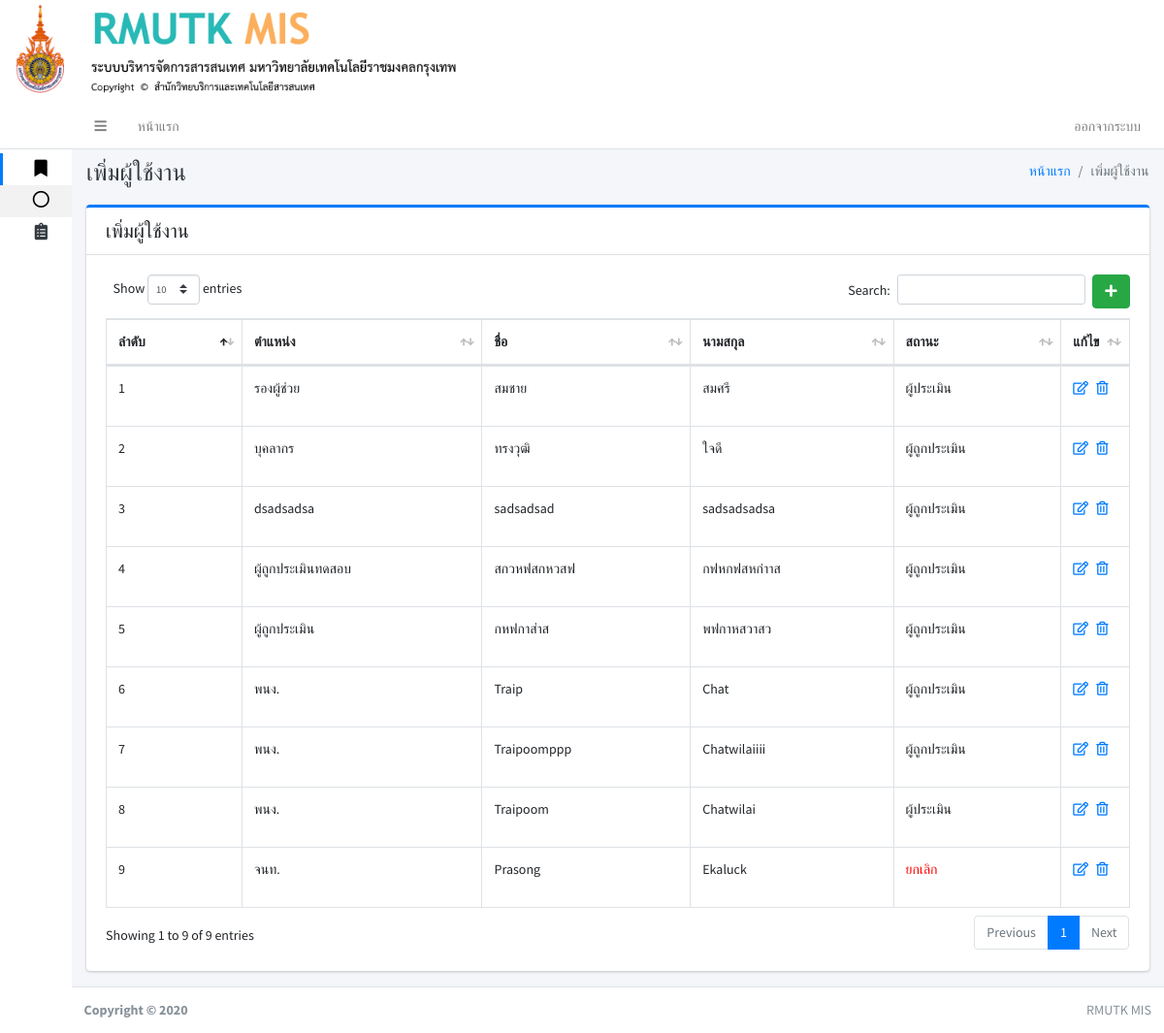
The page /index.php?pa8 (signed in) on the database its author committed.
### tables this page shows
CREATE TABLE `user` (
  `user_id` int(11) NOT NULL,
  `first_name` varchar(150) NOT NULL,
  `last_name` varchar(150) NOT NULL,
  `username` varchar(150) NOT NULL,
  `password` varchar(150) NOT NULL,
  `user_tumn` varchar(250) NOT NULL,
  `user_kana_id` int(11) NOT NULL,
  `user_saka_id` int(11) NOT NULL,
  `user_head` int(11) NOT NULL,
  `user_status` int(11) NOT NULL
);

### page/pa8_user.php (the view, shortened to what this page needs)
 <div class="content-header">
     <div class="container-fluid">
         <div class="row mb-2">
             <div class="col-sm-6">
                 <h1 class="m-0 text-dark">เพิ่มผู้ใช้งาน</h1>
             </div>
             <div class="col-sm-6">
                 <ol class="breadcrumb float-sm-right">
                     <li class="breadcrumb-item"><a href="#">หน้าแรก</a></li>
                     <li class="breadcrumb-item active">เพิ่มผู้ใช้งาน</li>
                 </ol>
             </div>
         </div>
     </div>
 </div>
 <div class="content">
     <div class="container-fluid">
         <div class="row">
             <div class="col-lg-12">
                 <div class="card card-primary card-outline ">
                     <div class="card-header noprint">
                         <h5 class="m-0">เพิ่มผู้ใช้งาน</h5>
                     </div>
                     <div class="card-body">
                         <?php if (isset($_GET['add'])||isset($_GET['edit_user'])): ?>
                         <?php else: ?>
                         <a href="./index.php?pa8&add" class="btn btn-success float-right"><i
                                 class="fas fa-plus"></i></a>
                         <?php endif ?>
                         <?php if (isset($_GET['add'])): ?>
                         <?php
    function Show_kana($conn){
        $sqlkana=" SELECT * FROM kana ";
        $qrykana = mysqli_query($conn,$sqlkana);
echo "<option selected>เลือกคณะ</option>";
        while ($rowkana = $qrykana->fetch_array()) {
                 echo "<option value='".$rowkana['kana_id']."'>".$rowkana['kana_detail']."</option>";
        }
    }
    function Show_saka($conn){
        $sqlsaka=" SELECT * FROM saka ";
        $qrysaka = mysqli_query($conn,$sqlsaka);
     echo "<option selected>เลือกสาขาวิชา/หลักสูตร</option>";
        while ($rowsaka = $qrysaka->fetch_array()) {
                echo "<option value='".$rowsaka['saka_id']."'>".$rowsaka['saka_detail']." / ".$rowsaka['saka_laksut']."</option>";
        }
     }
                        ?>
                         <form role="form" action="page/pa8_user_db.php" method="post">
                             <div class="row">
                                 <div class="col-sm-3">
                                     <div class="form-group">
                                         <label>ตำแหน่ง</label>
                                         <input type="text" name="user_tumn" class="form-control"
                                             placeholder="Enter ...">
                                     </div>
                                 </div>
                                 <div class="col-sm-4">
                                     <div class="form-group">
                                         <label>ชื่อ</label>
                                         <input type="text" name="first_name" class="form-control"
                                             placeholder="Enter ...">
                                     </div>
                                 </div>
                                 <div class="col-sm-4">
                                     <div class="form-group">
                                         <label>นามสกุล</label>
                                         <input type="text" name="last_name" class="form-control"
                                             placeholder="Enter ...">
                                     </div>
                                 </div>
                                 <div class="col-sm-3">
                                     <div class="form-group">
                                         <label>Username</label>
                                         <input type="text" name="username" class="form-control"
                                             placeholder="Enter ...">
                                     </div>
                                 </div>
                                 <div class="col-sm-4">
                                     <div class="form-group">
                                         <label>Password</label>
                                         <input type="password" name="password" class="form-control"
                                             placeholder="Enter ...">
                                     </div>
                                 </div>
                                 <div class="col-sm-4">
                                     <div class="form-group">
                                         <label>สถานะ</label>
                                         <select class="custom-select" name="user_status">
                                             <option selected>เลือกสถานะ</option>
                                             <option value="2">ผู้ประเมิน</option>
                                             <option value="0">ผู้ถูกประเมิน</option>
                                         </select>
                                     </div>
                                 </div>
                                 <div class="col-sm-3">
                                     <div class="form-group">
                                         <label>คณะ</label>
                                         <select class="custom-select" name="user_kana">
                                             <?php Show_kana($conn,$user_kana_id); ?>
                                         </select>
                                     </div>
                                 </div>
                                 <div class="col-sm-8">
                                     <div class="form-group">
                                         <label>สาขาวิชา/หลักสูตร</label>
                                         <select class="custom-select" name="user_saka">
                                             <?php Show_saka($conn,$user_saka_id); ?>
                                         </select>
                                     </div>
                                 </div>
                                 <div class="card-footer">
                                     <button type="submit" class="btn btn-primary">Submit</button>
                                     <a type="submit" class="btn btn-danger" href="./index.php?pa8">cancel</a>
                                 </div>
                             </div>
                             <input type="hidden" name="add_user">
                         </form>
                         <?php else: ?>
                         <?php
 								include './conn.php';
 								$sqlhuser=" SELECT * FROM user WHERE user_status <> 1 ORDER BY user_id desc ";
 								$qryhuser = mysqli_query($conn,$sqlhuser);
 								?>
                         <table id="example1" class="table table-bordered table-hover">
                             <thead>
                                 <tr>
                                     <th>ลำดับ</th>
                                     <th>ตำแหน่ง</th>
                                     <th>ชื่อ</th>
                                     <th>นามสกุล</th>
                                     <th>สถานะ</th>
                                     <th>แก้ไข</th>
                                 </tr>
                             </thead>
                             <tbody>
                                 <?php
 										$i = 1;
 										while ($rowhuser = $qryhuser->fetch_array()) {
 											$uid = $rowhuser['user_id'];
 											?>
                                 <tr>
                                     <td><?php echo $i; ?></td>
                                     <td><?php echo $rowhuser['user_tumn']; ?></td>
                                     <td><?php echo $rowhuser['first_name']; ?></td>
                                     <td><?php echo $rowhuser['last_name']; ?></td>
                                     <td>
                                         <?php if ($rowhuser['user_status'] == 0): ?>
                                         <p>ผู้ถูกประเมิน</p>
                                         <?php elseif ($rowhuser['user_status'] == 2): ?>
                                         <p>ผู้ประเมิน</p>
                                         <?php elseif ($rowhuser['user_status'] == 3): ?>
                                         <p>
                                             <font color="red">ยกเลิก</font>
                                         </p>
                                         <?php endif ?>
                                     </td>
                                     <td width="10px">
                                         <?php if ($rowhuser['user_status'] == 3): ?>
                                         <a href="index.php?pa8&edit_user&user_id=<?php echo($uid) ?>"><i
                                                 class="far fa-edit"></i></a>&nbsp;&nbsp;
                                         <a href="page/pa8_user_db.php?del_user&user_id=<?php echo($uid) ?>"><i
                                                 class="far fa-trash-alt"></i></a>
                                         <?php else: ?>
                                         <a href="index.php?pa8&edit_user&user_id=<?php echo($uid) ?>"><i
                                                 class="far fa-edit"></i></a>&nbsp;&nbsp;
                                         <a href="page/pa8_user_db.php?del_user&user_id=<?php echo($uid) ?>"><i
                                                 class="far fa-trash-alt"></i></a>
                                         <?php endif ?>
                                     </td>
                                 </tr>
                                 <?php $i++; } ?>
                             </tbody>
                         </table>
                         <?php endif ?>
                     </div>
                 </div>
             </div>
         </div>
     </div>
 </div>

### rows shown on the page
user: user_tumn "รองผู้ช่วย", first_name "สมชาย", last_name "สมศรี", user_status "ผู้ประเมิน"
user: user_tumn "บุคลากร", first_name "ทรงวุฒิ", last_name "ใจดี", user_status "ผู้ถูกประเมิน"
user: user_tumn "dsadsadsa", first_name "sadsadsad", last_name "sadsadsadsa", user_status "ผู้ถูกประเมิน"
user: user_tumn "ผู้ถูกประเมินทดสอบ", first_name "สกวหฟสกหวสฟ", last_name "กฟหกฟสหก่าาส", user_status "ผู้ถูกประเมิน"
user: user_tumn "ผู้ถูกประเมิน", first_name "กหฟกาส่าส", last_name "พฟกาหสวาสว", user_status "ผู้ถูกประเมิน"
user: user_tumn "พนง.", first_name "Traip", last_name "Chat", user_status "ผู้ถูกประเมิน"
user: user_tumn "พนง.", first_name "Traipoomppp", last_name "Chatwilaiiii", user_status "ผู้ถูกประเมิน"
user: user_tumn "พนง.", first_name "Traipoom", last_name "Chatwilai", user_status "ผู้ประเมิน"
user: user_tumn "จนท.", first_name "Prasong", last_name "Ekaluck", user_status "ยกเลิก"
